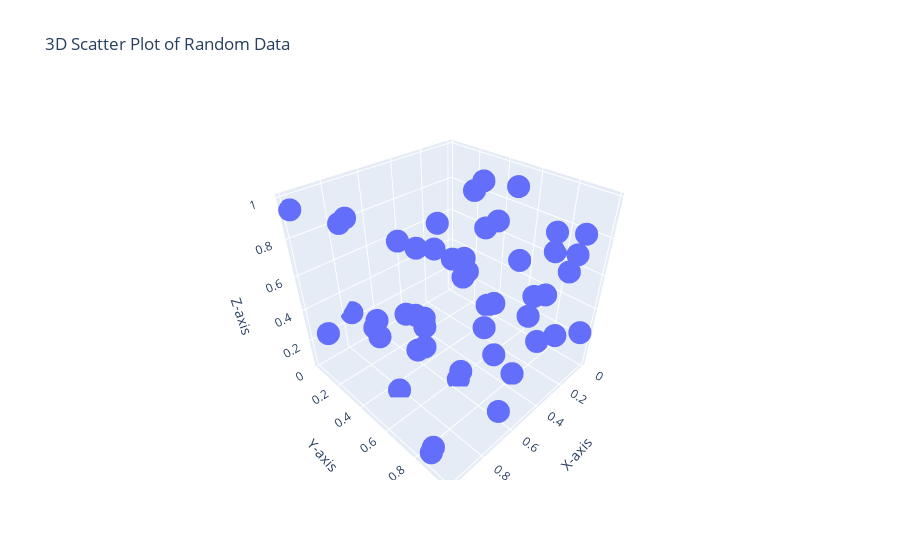

Write notebook code for a chart like this one.
### Markdown cell above
13. Create a 3D scatter plot using Plotly.

### Code cell
import plotly.express as px
import pandas as pd
import numpy as np


data = {
    'x_data': np.random.rand(50),
    'y_data': np.random.rand(50),
    'z_data': np.random.rand(50)
}
df = pd.DataFrame(data)


fig = px.scatter_3d(df, x='x_data', y='y_data', z='z_data',
                    title='3D Scatter Plot of Random Data',
                    labels={'x_data': 'X-axis', 'y_data': 'Y-axis', 'z_data': 'Z-axis'})


fig.show()

### Figure 1 — Plotly figure (JSON) as saved in the notebook; plotly's stock layout.template omitted (floating-point values rounded to 4 significant figures)
{"data": [{"hovertemplate": "X-axis=%{x}<br>Y-axis=%{y}<br>Z-axis=%{z}<extra></extra>", "legendgroup": "", "marker": {"color": "#636efa", "symbol": "circle"}, "mode": "markers", "name": "", "scene": "scene", "showlegend": false, "type": "scatter3d", "x": [0.6509, 0.2059, 0.825, 0.9866, 0.006324, 0.05142, 0.8655, 0.08524, 0.1763, 0.3496, 0.828, 0.9853, 0.2283, 0.3329, 0.9507, 0.7658, 0.9734, 0.04192, 0.3966, 0.104, 0.1539, 0.4239, 0.9625, 0.2706, 0.7973, 0.2004, 0.1968, 0.3518, 0.2952, 0.1172, 0.564, 0.01708, 0.4142, 0.1732, 0.03646, 0.1654, 0.2826, 0.7203, 0.1761, 0.8976, 0.4715, 0.8261, 0.5802, 0.571, 0.3382, 0.5073, 0.9522, 0.9734, 0.189, 0.6232], "y": [0.5802, 0.8343, 0.4665, 0.02115, 0.3305, 0.9825, 0.3752, 0.2661, 0.6118, 0.8037, 0.1876, 0.5818, 0.779, 0.6632, 0.8489, 0.01571, 0.1212, 0.9115, 0.1825, 0.9205, 0.2663, 0.1383, 0.8354, 0.9652, 0.07782, 0.3033, 0.8409, 0.6488, 0.9112, 0.3549, 0.6245, 0.7534, 0.6536, 0.4292, 0.4059, 0.758, 0.1577, 0.7334, 0.3131, 0.7641, 0.2286, 0.6294, 0.2223, 0.6471, 0.7713, 0.1558, 0.5391, 0.8597, 0.938, 0.9378], "z": [0.9635, 0.2217, 0.05555, 0.9465, 0.07802, 0.277, 0.4321, 0.8372, 0.9868, 0.0711, 0.9106, 0.6621, 0.368, 0.09931, 0.08795, 0.2654, 0.3077, 0.8089, 0.1134, 0.7311, 0.4532, 0.1252, 0.6715, 0.3811, 0.8343, 0.3656, 0.515, 0.8916, 0.9146, 0.9239, 0.056, 0.6415, 0.3298, 0.7113, 0.1483, 0.4473, 0.5216, 0.8938, 0.3965, 0.6852, 0.6328, 0.4332, 0.714, 0.1337, 0.7386, 0.1892, 0.5307, 0.08223, 0.6859, 0.1206]}], "layout": {"legend": {"tracegroupgap": 0}, "scene": {"domain": {"x": [0, 1], "y": [0, 1]}, "xaxis": {"title": {"text": "X-axis"}}, "yaxis": {"title": {"text": "Y-axis"}}, "zaxis": {"title": {"text": "Z-axis"}}}, "title": {"text": "3D Scatter Plot of Random Data"}}}
